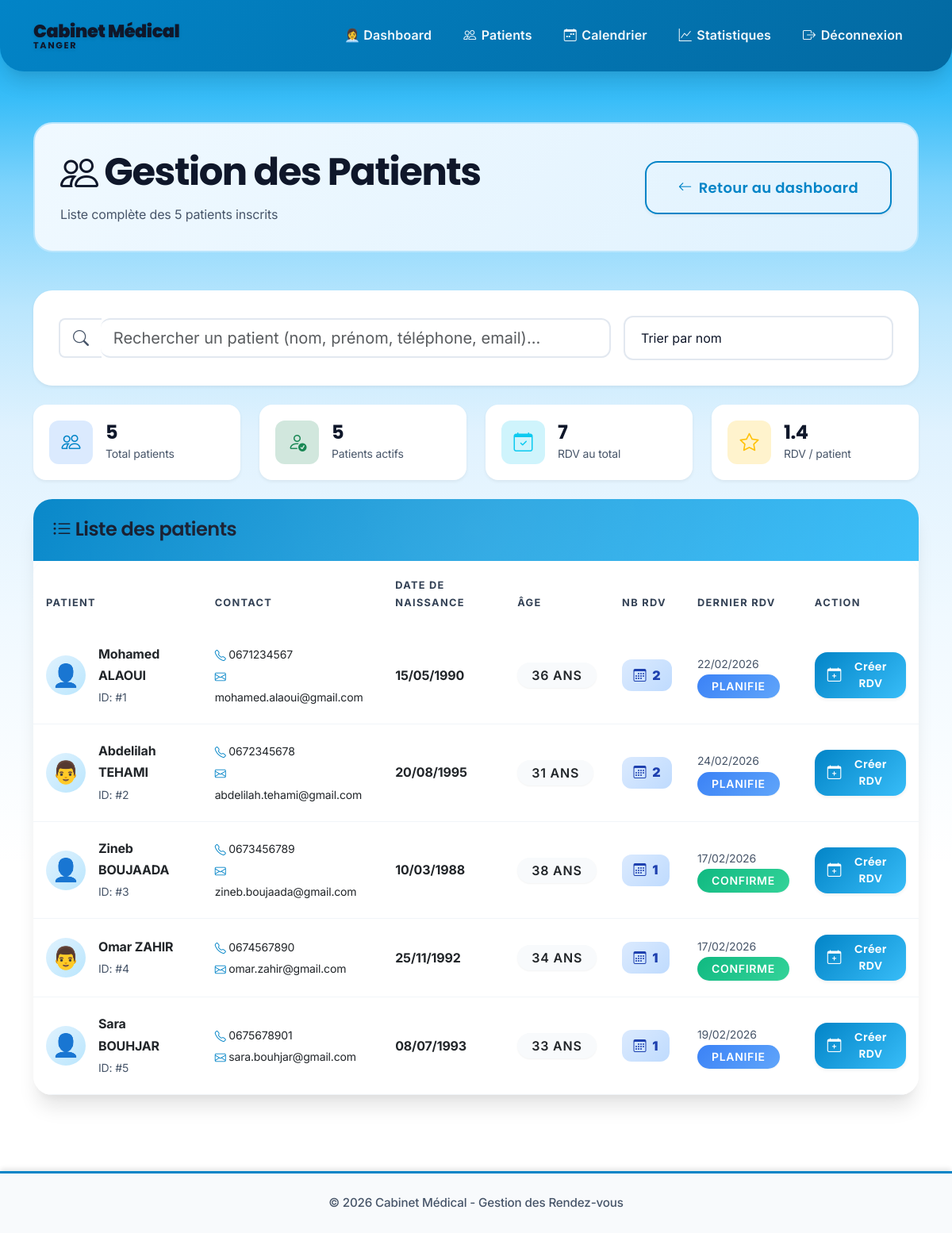
The page /secretaire/patients (signed in) on the database its author committed.
### cabinet-medical/models.py (models this page shows, shortened)
class Patient(db.Model):
    __tablename__ = 'patients'
    id = db.Column(db.Integer, primary_key=True)
    user_id = db.Column(db.Integer, db.ForeignKey('users.id'), nullable=False)
    telephone = db.Column(db.String(20))
    date_naissance = db.Column(db.Date)
    adresse = db.Column(db.String(200))
    numero_securite_sociale = db.Column(db.String(15))  # Nouveau
    medecin_traitant_id = db.Column(db.Integer, db.ForeignKey('medecins.id'))  # Nouveau
    notes = db.Column(db.Text)  # Notes secrétaire/médecin
    rendez_vous = db.relationship('RendezVous', backref='patient', lazy=True)

class User(UserMixin, db.Model):
    __tablename__ = 'users'
    id = db.Column(db.Integer, primary_key=True)
    email = db.Column(db.String(120), unique=True, nullable=False)
    password = db.Column(db.String(200), nullable=False)
    nom = db.Column(db.String(100), nullable=False)
    prenom = db.Column(db.String(100), nullable=False)
    role = db.Column(db.String(20), nullable=False)  # 'patient', 'medecin', 'secretaire', 'admin'
    actif = db.Column(db.Boolean, default=True)  # Compte actif ou non
    created_at = db.Column(db.DateTime, default=datetime.utcnow)
    last_login = db.Column(db.DateTime)
    patient = db.relationship('Patient', backref='user', uselist=False, cascade='all, delete-orphan')
    medecin = db.relationship('Medecin', backref='user', uselist=False, cascade='all, delete-orphan')
    secretaire = db.relationship('Secretaire', backref='user', uselist=False, cascade='all, delete-orphan')
    notifications = db.relationship('Notification', backref='user', lazy=True, cascade='all, delete-orphan')

class RendezVous(db.Model):
    __tablename__ = 'rendez_vous'
    id = db.Column(db.Integer, primary_key=True)
    patient_id = db.Column(db.Integer, db.ForeignKey('patients.id'), nullable=False)
    medecin_id = db.Column(db.Integer, db.ForeignKey('medecins.id'), nullable=False)
    date = db.Column(db.Date, nullable=False)
    heure = db.Column(db.Time, nullable=False)
    duree = db.Column(db.Integer, default=30)  # Durée en minutes
    motif = db.Column(db.Text)
    statut = db.Column(db.String(20), default='planifie')  # planifie, confirme, termine, annule
    type_consultation = db.Column(db.String(50))  # consultation, urgence, suivi, etc.
    cree_par_secretaire = db.Column(db.Boolean, default=False)  # RDV créé par secrétaire ?
    notes_secretaire = db.Column(db.Text)  # Notes de la secrétaire
    notes_medecin = db.Column(db.Text)  # Notes du médecin après consultation
    rappel_envoye = db.Column(db.Boolean, default=False)  # Rappel envoyé ?
    created_at = db.Column(db.DateTime, default=datetime.utcnow)
    updated_at = db.Column(db.DateTime, default=datetime.utcnow, onupdate=datetime.utcnow)

### cabinet-medical/app.py (the view)
@app.route('/secretaire/patients')
@login_required
@role_required('secretaire', 'admin')
def secretaire_patients():
    patients = Patient.query.all()
    return render_template('secretaire_patients.html', patients=patients)

### cabinet-medical/templates/secretaire_patients.html (shortened to what this page needs)
{% extends "base.html" %}
{% block content %}
<div class="patients-header mb-5">
    <div class="row align-items-center">
        <div class="col-lg-8">
            <h1 class="display-5 fw-bold mb-2">
                <i class="bi bi-people"></i> Gestion des Patients
            </h1>
            <p class="text-muted mb-0">
                Liste complète des {{ patients|length }} patients inscrits
            </p>
        </div>
        <div class="col-lg-4 text-lg-end mt-3 mt-lg-0">
            <a href="{{ url_for('secretaire_dashboard') }}" class="btn btn-outline-primary btn-lg">
                <i class="bi bi-arrow-left"></i> Retour au dashboard
            </a>
        </div>
    </div>
</div>
<div class="card mb-4 border-0 shadow-sm">
    <div class="card-body">
        <div class="row g-3 align-items-center">
            <div class="col-md-8">
                <div class="input-group input-group-lg">
                    <span class="input-group-text bg-white border-end-0">
                        <i class="bi bi-search text-muted"></i>
                    </span>
                    <input type="text"
                           class="form-control border-start-0"
                           id="searchPatient"
                           placeholder="Rechercher un patient (nom, prénom, téléphone, email)...">
                </div>
            </div>
            <div class="col-md-4">
                <select class="form-select form-select-lg" id="sortPatients">
                    <option value="nom">Trier par nom</option>
                </select>
            </div>
        </div>
    </div>
</div>
<div class="row g-4 mb-4">
    <div class="col-md-3">
        <div class="stat-mini">
            <div class="stat-mini-icon bg-primary-subtle">
                <i class="bi bi-people text-primary"></i>
            </div>
            <div>
                <h4 class="mb-0 fw-bold">{{ patients|length }}</h4>
                <p class="text-muted mb-0 small">Total patients</p>
            </div>
        </div>
    </div>
    <div class="col-md-3">
        <div class="stat-mini">
            <div class="stat-mini-icon bg-success-subtle">
                <i class="bi bi-person-check text-success"></i>
            </div>
            <div>
                <h4 class="mb-0 fw-bold">{{ patients|length }}</h4>
                <p class="text-muted mb-0 small">Patients actifs</p>
            </div>
        </div>
    </div>
    <div class="col-md-3">
        <div class="stat-mini">
            <div class="stat-mini-icon bg-info-subtle">
                <i class="bi bi-calendar-check text-info"></i>
            </div>
            <div>
                {% set total_rdv = namespace(count=0) %}
                {% for patient in patients %}
                    {% set total_rdv.count = total_rdv.count + patient.rendez_vous|length %}
                {% endfor %}
                <h4 class="mb-0 fw-bold">{{ total_rdv.count }}</h4>
                <p class="text-muted mb-0 small">RDV au total</p>
            </div>
        </div>
    </div>
    <div class="col-md-3">
        <div class="stat-mini">
            <div class="stat-mini-icon bg-warning-subtle">
                <i class="bi bi-star text-warning"></i>
            </div>
            <div>
                {% set avg_rdv = (total_rdv.count / patients|length)|round(1) if patients|length > 0 else 0 %}
                <h4 class="mb-0 fw-bold">{{ avg_rdv }}</h4>
                <p class="text-muted mb-0 small">RDV / patient</p>
            </div>
        </div>
    </div>
</div>
<div class="card shadow-lg border-0">
    <div class="card-header text-white">
        <h4 class="mb-0">
            <i class="bi bi-list-ul"></i> Liste des patients
        </h4>
    </div>
    <div class="card-body p-0">
        {% if patients %}
        <div class="table-responsive">
            <table class="table table-hover mb-0" id="patientsTable">
                <thead>
                    <tr>
                        <th>Patient</th>
                        <th>Contact</th>
                        <th>Date de naissance</th>
                        <th>Âge</th>
                        <th>Nb RDV</th>
                        <th>Dernier RDV</th>
                        <th>Action</th>
                    </tr>
                </thead>
                <tbody>
                    {% for patient in patients %}
                    <tr class="patient-row">
                        <td>
                            <div class="d-flex align-items-center">
                                <div class="patient-avatar-list me-3">
                                    {% if patient.user.prenom[0] in ['A', 'E', 'I', 'O', 'U'] %}
                                        👨
                                    {% else %}
                                        👤
                                    {% endif %}
                                </div>
                                <div>
                                    <strong class="patient-name">{{ patient.user.prenom }} {{ patient.user.nom }}</strong>
                                    <br>
                                    <small class="text-muted">ID: #{{ patient.id }}</small>
                                </div>
                            </div>
                        </td>
                        <td class="patient-contact">
                            <small>
                                <i class="bi bi-telephone text-primary"></i> {{ patient.telephone }}<br>
                                <i class="bi bi-envelope text-primary"></i> {{ patient.user.email }}
                            </small>
                        </td>
                        <td>
                            <strong>{{ patient.date_naissance.strftime('%d/%m/%Y') }}</strong>
                        </td>
                        <td>
                            {% set now = [] %}
                            {% set age = now[0] - patient.date_naissance.year %}
                            <span class="badge bg-light text-dark fs-6">{{ age }} ans</span>
                        </td>
                        <td>
                            <div class="rdv-count">
                                <i class="bi bi-calendar3"></i>
                                <strong>{{ patient.rendez_vous|length }}</strong>
                            </div>
                        </td>
                        <td>
                            {% if patient.rendez_vous %}
                                {% set dernier_rdv = patient.rendez_vous|sort(attribute='date', reverse=true)|first %}
                                <small class="text-muted">
                                    {{ dernier_rdv.date.strftime('%d/%m/%Y') }}
                                    <br>
                                    <span class="badge badge-sm
                                        {% if dernier_rdv.statut == 'termine' %}bg-secondary
                                        {% elif dernier_rdv.statut == 'confirme' %}bg-success
                                        {% elif dernier_rdv.statut == 'planifie' %}bg-info
                                        {% else %}bg-danger{% endif %}">
                                        {{ dernier_rdv.statut|capitalize }}
                                    </span>
                                </small>
                            {% else %}
                                <small class="text-muted">Aucun RDV</small>
                            {% endif %}
                        </td>
                        <td>
                            <a href="{{ url_for('secretaire_creer_rdv') }}?patient_id={{ patient.id }}"
                               class="btn btn-sm btn-primary">
                                <i class="bi bi-calendar-plus"></i> Créer RDV
                            </a>
                        </td>
                    </tr>
                    {% endfor %}
                </tbody>
            </table>
        </div>
        {% else %}
        <div class="text-center py-5">
            <i class="bi bi-people display-1 text-muted mb-3"></i>
            <h5 class="text-muted">Aucun patient inscrit</h5>
        </div>
        {% endif %}
    </div>
</div>
{% endblock %}

### cabinet-medical/templates/base.html (shortened to what this page needs)
<!DOCTYPE html>
<html lang="fr">
<head>
    <link href="https://cdn.jsdelivr.net/npm/bootstrap@5.3.0/dist/css/bootstrap.min.css" rel="stylesheet">
    <link rel="stylesheet" href="https://cdn.jsdelivr.net/npm/bootstrap-icons@1.11.0/font/bootstrap-icons.css">
    <link rel="stylesheet" href="{{ url_for('static', filename='style.css') }}?v=20260221">
</head>
<body>
    <nav class="navbar navbar-expand-lg">
        <div class="container">
            <a class="navbar-brand" href="{{ url_for('index') }}">
                <div class="logo-text-only">
                    <span class="logo-main">Cabinet Médical</span>
                    <span class="logo-sub">TANGER</span>
                </div>
            </a>
            <div class="collapse navbar-collapse" id="navbarNav">
                <ul class="navbar-nav ms-auto">
                    {% if current_user.is_authenticated %}
                        {% if current_user.role == 'patient' %}
                            <li class="nav-item">
                                <a class="nav-link" href="{{ url_for('patient_dashboard') }}">
                                    <i class="bi bi-person-circle"></i> Mon Espace
                                </a>
                            </li>
                            <li class="nav-item">
                                <a class="nav-link" href="{{ url_for('prendre_rdv') }}">
                                    <i class="bi bi-calendar-plus"></i> Prendre RDV
                                </a>
                            </li>
                        {% elif current_user.role == 'secretaire' %}
                            <li class="nav-item">
                                <a class="nav-link" href="{{ url_for('secretaire_dashboard') }}">
                                    👩‍💼 Dashboard
                                </a>
                            </li>
                            <li class="nav-item">
                                <a class="nav-link" href="{{ url_for('secretaire_patients') }}">
                                    <i class="bi bi-people"></i> Patients
                                </a>
                            </li>
                            <li class="nav-item">
                                <a class="nav-link" href="{{ url_for('calendrier') }}">
                                    <i class="bi bi-calendar-week"></i> Calendrier
                                </a>
                            </li>
                            <li class="nav-item">
                                <a class="nav-link" href="{{ url_for('statistiques') }}">
                                    <i class="bi bi-graph-up"></i> Statistiques
                                </a>
                            </li>
                        {% endif %}
                        <li class="nav-item">
                            <a class="nav-link" href="{{ url_for('logout') }}">
                                <i class="bi bi-box-arrow-right"></i> Déconnexion
                            </a>
                        </li>
                    {% endif %}
                </ul>
            </div>
        </div>
    </nav>
    <main class="container my-5">
        {% block content %}{% endblock %}
    </main>
    <footer class="bg-light text-center py-4 mt-5">
        <div class="container">
            <p class="text-muted mb-0">© 2026 Cabinet Médical - Gestion des Rendez-vous</p>
        </div>
    </footer>
</body>
</html>

### rows shown on the page
Patient: user.prenom "Mohamed", user.nom "ALAOUI", id "1", telephone "0671234567", user.email "mohamed.alaoui@gmail.com", date_naissance "15/05/1990", age "36", rendez_vous|length "2"
RendezVous: date "22/02/2026", statut "PLANIFIE"
Patient: user.prenom "Abdelilah", user.nom "TEHAMI", id "2", telephone "0672345678", user.email "abdelilah.tehami@gmail.com", date_naissance "20/08/1995", age "31", rendez_vous|length "2"
RendezVous: date "24/02/2026", statut "PLANIFIE"
Patient: user.prenom "Zineb", user.nom "BOUJAADA", id "3", telephone "0673456789", user.email "zineb.boujaada@gmail.com", date_naissance "10/03/1988", age "38", rendez_vous|length "1"
RendezVous: date "17/02/2026", statut "CONFIRME"
Patient: user.prenom "Omar", user.nom "ZAHIR", id "4", telephone "0674567890", user.email "omar.zahir@gmail.com", date_naissance "25/11/1992", age "34", rendez_vous|length "1"
RendezVous: date "17/02/2026", statut "CONFIRME"
Patient: user.prenom "Sara", user.nom "BOUHJAR", id "5", telephone "0675678901", user.email "sara.bouhjar@gmail.com", date_naissance "08/07/1993", age "33", rendez_vous|length "1"
RendezVous: date "19/02/2026", statut "PLANIFIE"

### other values the page prints
{{ patients|length }} "5"
{{ total_rdv.count }} "7"
{{ avg_rdv }} "1.4"
